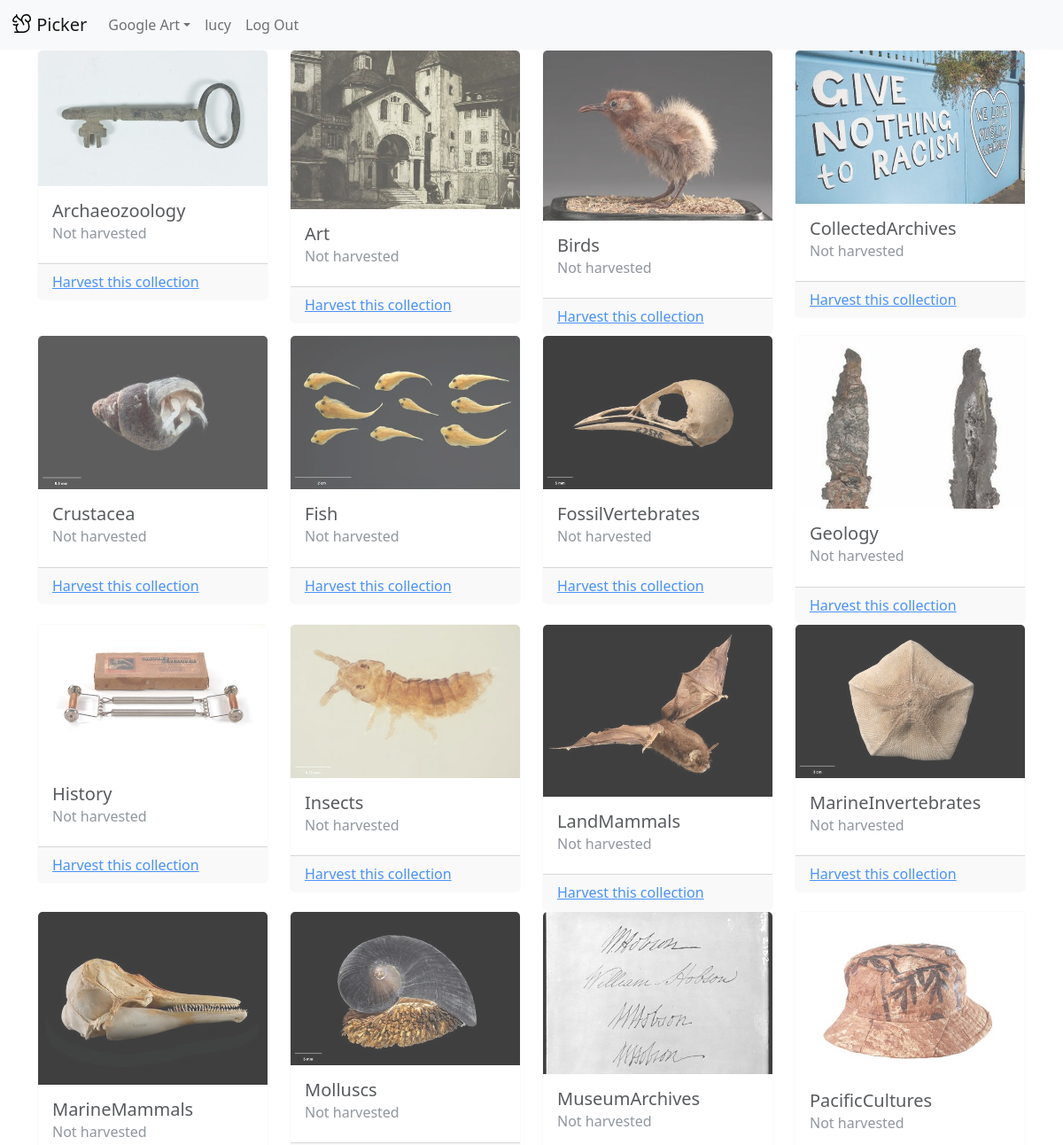
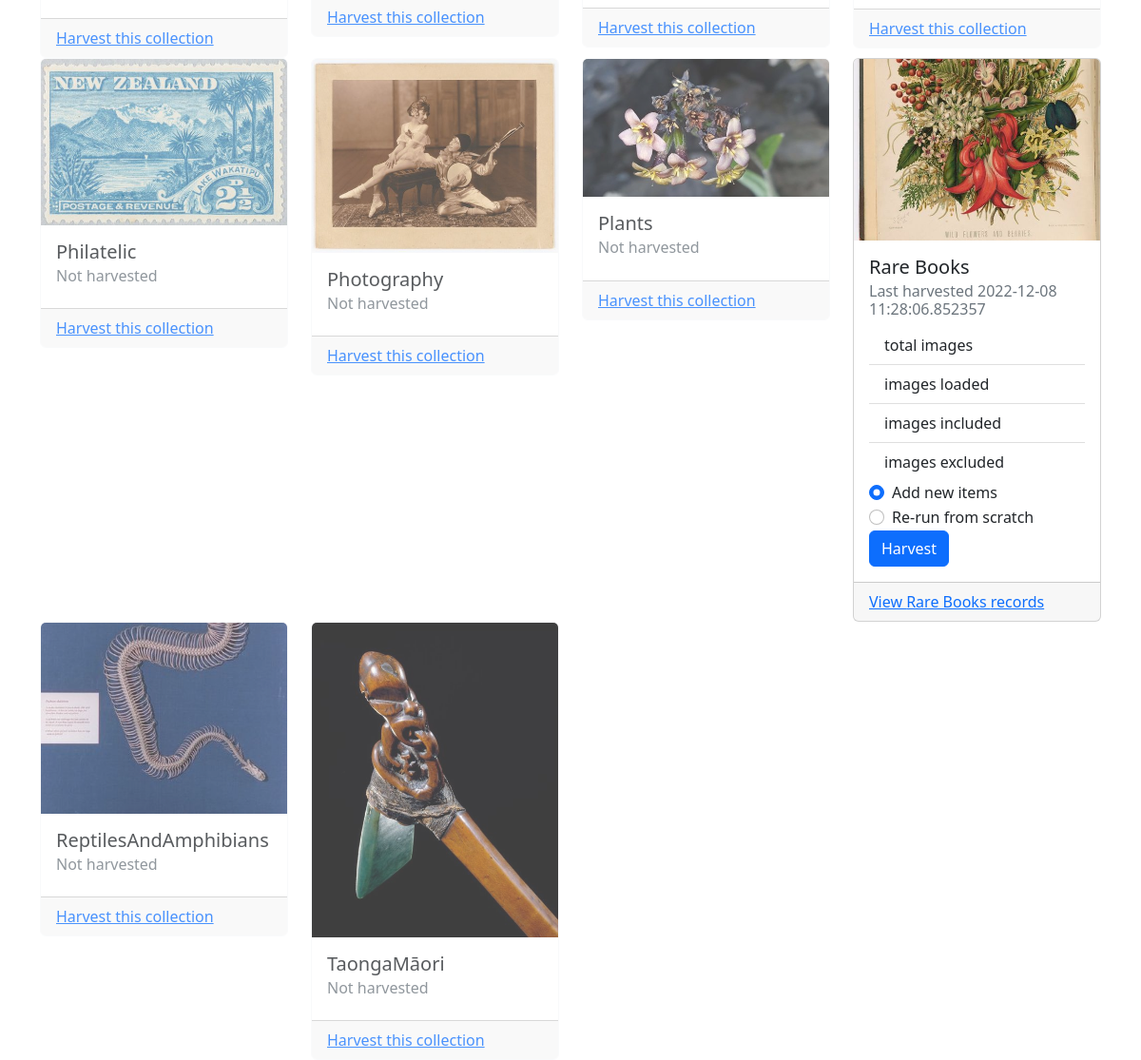
Page /harvest/save (signed in) on the committed database (2 pictures, top to bottom).
### tables this page shows
CREATE TABLE projects (
    id INTEGER PRIMARY KEY AUTOINCREMENT,
    created TEXT NOT NULL DEFAULT CURRENT_TIMESTAMP,
    title TEXT NOT NULL,
    facetedTitle TEXT NOT NULL,
    baseUrl TEXT NOT NULL
);

CREATE TABLE users (
    id INTEGER PRIMARY KEY AUTOINCREMENT,
    username TEXT UNIQUE NOT NULL,
    password TEXT NOT NULL,
    role TEXT NOT NULL DEFAULT "user",
    active TEXT NOT NULL DEFAULT "y",
    currentProject INTEGER
);

CREATE TABLE collections (
    id INTEGER PRIMARY KEY AUTOINCREMENT,
    created TEXT NOT NULL DEFAULT CURRENT_TIMESTAMP,
    title TEXT NOT NULL,
    facetedTitle TEXT NOT NULL,
    lastHarvested TEXT,
    objectType TEXT NOT NULL
);

### picker/harvest.py (the view, shortened to what this page needs)
@bp.route("/save", methods=("GET", "POST"))
@login_required
def harvest():
	admin = False
	user_id = session.get("user_id")
	db_user = query_db(statement="SELECT * FROM users WHERE id = ?", args=[user_id], one=True)
	if db_user["role"] == "admin":
		admin = True
	return render_template("harvest/save.html", admin=admin)

### picker/auth.py (called while the page is built)
def login_required(view):
	@functools.wraps(view)
	def wrapped_view(**kwargs):
		if g.user is None:
			return redirect(url_for("auth.login"))
		return view(**kwargs)
	return wrapped_view

@bp.before_app_request
def load_logged_in_user():
	user_id = session.get("user_id")
	if user_id is None:
		g.user = None
		g.current_project = None
	else:
		g.user = query_db(statement="SELECT * FROM users WHERE id = ?", args=[user_id], one=True)
		g.current_project = query_db(statement="SELECT * FROM projects WHERE id = ?", args=[g.user["currentProject"]], one=True)

### picker/db.py (called while the page is built)
def get_db():
    if 'db' not in g:
        g.db = sqlite3.connect(
            current_app.config['DATABASE'],
            detect_types=sqlite3.PARSE_DECLTYPES
        )
        g.db.row_factory = sqlite3.Row
    return g.db

def query_db(statement, args=(), one=False):
    db = get_db()
    cur = db.execute(statement, args)
    data = cur.fetchall()
    return (data[0] if data else None) if one else data

### picker/templates/harvest/save.html (shortened to what this page needs)
{% extends 'base.html' %}
{% block content %}
<div class="container">
	<div class="row">
		{% for coll in coll_names %}
			{% for db_coll in db_collections if db_coll.facetedTitle == coll %}
			<div class="col-3">
				<div class="card {% if db_coll.objectType == 'object' %}text-bg-primary{% elif db_coll.objectType == 'specimen' %}text-bg-success{% endif %}">
					<img src="{{ url_for('static', filename='images/cards/')}}{{db_coll.facetedTitle}}.jpg" class="card-img-top" alt="" />
					<div class="card-body">
						<h5 class="card-title">{{db_coll.title}}</h5>
						<h6 class="card-subtitle mb-2 text-muted">Last harvested {{db_coll.lastHarvested|e}}</h6>
						<ul class="list-group list-group-flush">
							<li class="list-group-item"><strong>{{db_coll.totalImages}}</strong> total images</li>
							<li class="list-group-item"><strong>{{db_coll.loadedImages}}</strong> images loaded</li>
							<li class="list-group-item"><strong>{{db_coll.includedImages}}</strong> images included</li>
							<li class="list-group-item"><strong>{{db_coll.excludedImages}}</strong> images excluded</li>
						</ul>
						{% if admin == true %}
						<form method="post">
							<div class="form-check">
								<input class="form-check-input" type="radio" value="additive" id="{{db_coll.facetedTitle}}-addtoharvest" checked>
								<label class="form-check-label" for="{{db_coll.facetedTitle}}-addtoharvest">Add new items</label>
							</div>
							<div class="form-check">
								<input class="form-check-input" type="radio" value="destructive" id="{{db_coll.facetedTitle}}-redoharvest">
								<label class="form-check-label" for="{{db_coll.facetedTitle}}-redoharvest">Re-run from scratch</label>
							</div>
							<button class="btn btn-primary" type="submit">Harvest</button>
						</form>
						{% endif %}
					</div>
					<div class="card-footer"><a href="/view/{{db_coll.facetedTitle}}">View {{db_coll.title}} records</a></div>
				</div>
			</div>
			{% else %}
			<div class="col-3">
				<div class="card border-light opacity-75">
					<img src="{{ url_for('static', filename='images/cards/')}}{{coll}}.jpg" class="card-img-top" alt="" />
					<div class="card-body">
						<h5 class="card-title">{{coll}}</h5>
						<h6 class="card-subtitle mb-2 text-muted">Not harvested</h6>
					</div>
					{% if admin == true %}
					<div class="card-footer"><a href="/harvest/{{coll}}">Harvest this collection</a></div>
					{% endif %}
				</div>
			</div>
			{% endfor %}
		{% endfor %}
	</div>
</div>
{% endblock %}

### picker/templates/base.html (shortened to what this page needs)
<!DOCTYPE html>
<html lang="en">
<head>
  <link href="https://cdn.jsdelivr.net/npm/bootstrap@5.2.1/dist/css/bootstrap.min.css" rel="stylesheet">
  <link href="{{ url_for('static', filename='css/picker.css') }}" rel="stylesheet">
</head>
<body>
<nav class="navbar bg-light navbar-expand-lg">
  <div class="container-fluid">
    <a class="navbar-brand" href="/">
      <img src="{{ url_for('static', filename='images/squirrel.svg') }}" alt="Picker home" width="24" height="24" class="d-inline-block align-text-top" /> Picker
    </a>
    <div class="collapse navbar-collapse" id="navbarNav">
      <ul class="navbar-nav me-auto mb-2 mb-lg-0">
        <li class="nav-item dropdown">
          <a class="nav-link dropdown-toggle" href="#" role="button" data-bs-toggle="dropdown" id="proj-dropdown">{% if g.current_project != none %}{{ g.current_project["title"]|e }}{% else %}Select a project{% endif %}</a>
        </li>
        {% if g.user %}
          <li class="nav-item">
            <a disabled class="nav-link">{{ g.user['username'] }}</a>
          </li>
          <li class="nav-item">
            <a class="nav-link" href="{{ url_for('auth.logout') }}">Log Out</a>
          </li>
        {% endif %}
      </ul>
    </div>
  </div>
</nav>
  {% block content %}
  {% endblock %}
</body>
</html>

### rows in the picture
projects: current_project "Google Art"
users: user.username "lucy"
collections: facetedTitle (picture), title "Rare Books", lastHarvested "2022-12-08 11:28:06.852357"

### other values in the picture
{{ coll }} "Archaeozoology" "Art" "Birds" "CollectedArchives" "Crustacea" "Fish" "FossilVertebrates" "Geology" "History" "Insects" "LandMammals" "MarineInvertebrates" "MarineMammals" "Molluscs" "MuseumArchives" "PacificCultures" "Philatelic" "Photography" "Plants" "ReptilesAndAmphibians" "TaongaMāori"
